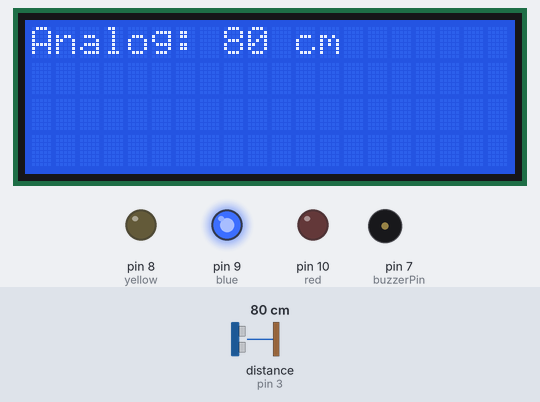
A sketch run on a simulated Arduino Uno, built with avr-gcc and run on an emulated ATmega328P. On the bench: 20×4 character LCD, output pins drawn as LEDs (lit = HIGH), buzzer (waves = sounding). Wiring (inferred from the names in the program): ultrasonic range finder: trigger pin 2; echo pin 3. The test bench sets the inputs (shaded band); at power-on: distance to the obstacle (sensor on pin 3) 80 cm. The echo pulse lasts 58.3 µs per cm; pins used as bus, display or sensor lines are not drawn; what the sketch prints to the serial monitor is not drawn.

Above: at 1.6 s.
1.7 s: distance to the obstacle (sensor on pin 3) set to 2 cm
At 3.6 s:
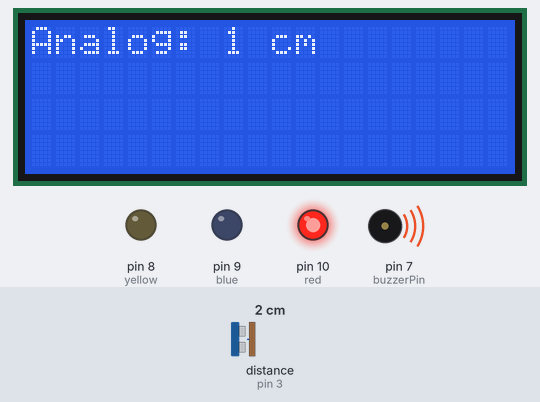
4.5 s: distance to the obstacle (sensor on pin 3) set to 14 cm
At 7.8 s:
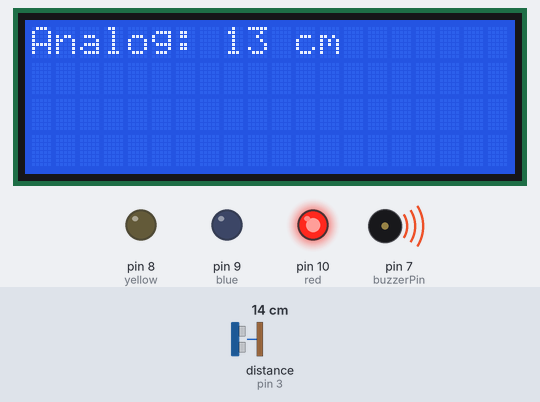
8.6 s: distance to the obstacle (sensor on pin 3) set to 19 cm
At 12.0 s:
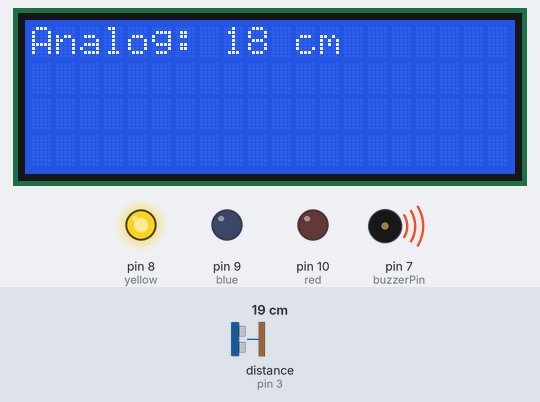
Timing chart, 0 to 13.5 s (numbered marks = the images above; inputs shaded):
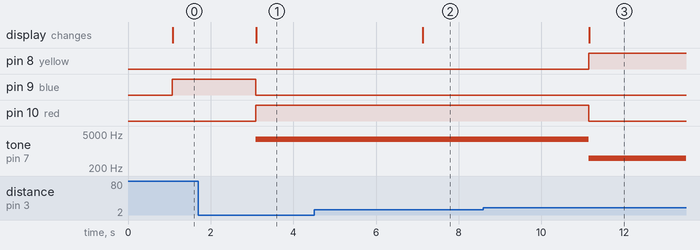

Measured:
- the behaviour switches between 16 and 17 cm on distance to the obstacle (sensor on pin 3) (found by bisection; images 2 and 3)
- after the input at 1.7 s, pin 9 (blue): HIGH → LOW after 1.4 s; pin 10 (red): LOW → HIGH after 1.4 s; tone on pin 7 (buzzerPin): silent → 3000 Hz after 1.4 s; the display: changes after 1.4 s (image 1)
- after the input at 4.5 s, the display: changes after 2.6 s (image 2)
- after the input at 8.6 s, pin 8 (yellow): LOW → HIGH after 2.5 s; pin 10 (red): HIGH → LOW after 2.5 s; tone on pin 7 (buzzerPin): 3000 Hz → 500 Hz after 2.5 s; the display: changes after 2.6 s (image 3)

The sketch:

Parktroniks.ino
```cpp
#define PIN_TRIG 2
#define PIN_ECHO 3
#include <LiquidCrystal_I2C.h>

LiquidCrystal_I2C lcd(0x27,20,4);

int red =10;
int blue =9;
int yellow=8;

long duration, cm;

int buzzerPin =7;


void setup(){
  Serial.begin (9600);
  //Светодиоды
  pinMode(red, OUTPUT);
  pinMode(blue, OUTPUT);
  pinMode(yellow, OUTPUT);

  //Датчик расстояния
  pinMode(PIN_TRIG, OUTPUT);
  pinMode(PIN_ECHO, INPUT);

  //Buzzer
  pinMode(buzzerPin, OUTPUT);

  //LCD
  lcd.init();                      // initialize the lcd
  // Print a message to the LCD.
  lcd.backlight();


}

void loop(){

  // Сначала генерируем короткий импульс длительностью 2-5 микросекунд.
  digitalWrite(PIN_TRIG, LOW);
  delayMicroseconds(5);
  digitalWrite(PIN_TRIG,HIGH);

  // Выставив высокий уровень сигнала, ждем около 10 микросекунд. В этот момент датчик будет посылать сигналы с частотой 40 КГц.
  delayMicroseconds(10);
  digitalWrite(PIN_TRIG, LOW);

  //  Время задержки акустического сигнала на эхолокаторе.
  duration=pulseIn(PIN_ECHO, HIGH);

  // Теперь осталось преобразовать время в расстояние
  cm=(duration/2)/29.1;

  Serial.print("Расстояние до объекта:");
  Serial.print(cm);
  Serial.println(" см.");
  // Задержка между измерениями для корректной работы скеча
  delay(1000);


  if (cm >=0 && cm<=15){
    digitalWrite(red, HIGH);
    digitalWrite(yellow, LOW);
    digitalWrite(blue, LOW);
    tone(buzzerPin, 3000); // G4


  }
  else if (cm>=15 && cm<=40){
    digitalWrite(red, LOW);
    digitalWrite(yellow, HIGH);
    digitalWrite(blue, LOW);
    tone(buzzerPin, 500); // D4


  }
  else {
    digitalWrite(blue, HIGH);
    digitalWrite(yellow, LOW);
    digitalWrite(red, LOW);
    noTone(buzzerPin);

  }
  //Настройка и передача показателей на дисплей!
  lcd.setCursor(0,0);
  lcd.print("Analog: ");
  lcd.print(cm);
  lcd.print(" cm ");
  delay(1000);


}
```
